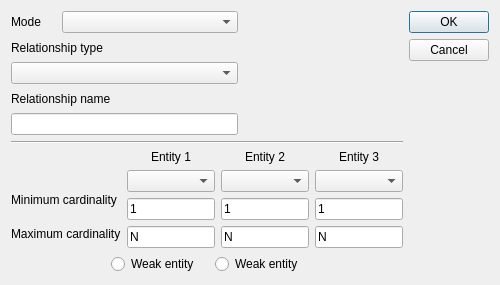
<?xml version="1.0" encoding="UTF-8"?>
<ui version="4.0">
 <class>RelationshipDialog</class>
 <widget class="QDialog" name="RelationshipDialog">
  <property name="geometry">
   <rect>
    <x>0</x>
    <y>0</y>
    <width>500</width>
    <height>285</height>
   </rect>
  </property>
  <property name="minimumSize">
   <size>
    <width>500</width>
    <height>205</height>
   </size>
  </property>
  <property name="maximumSize">
   <size>
    <width>500</width>
    <height>16777215</height>
   </size>
  </property>
  <property name="windowTitle">
   <string>Relationship creation</string>
  </property>
  <layout class="QGridLayout" name="gridLayout">
   <item row="0" column="1">
    <layout class="QHBoxLayout" name="horizontalLayout_4">
     <item>
      <widget class="QLabel" name="label_8">
       <property name="maximumSize">
        <size>
         <width>45</width>
         <height>16777215</height>
        </size>
       </property>
       <property name="text">
        <string>Mode</string>
       </property>
      </widget>
     </item>
     <item>
      <widget class="QComboBox" name="modeComboBox"/>
     </item>
     <item>
      <spacer name="horizontalSpacer_4">
       <property name="orientation">
        <enum>Qt::Horizontal</enum>
       </property>
       <property name="sizeType">
        <enum>QSizePolicy::Fixed</enum>
       </property>
       <property name="sizeHint" stdset="0">
        <size>
         <width>165</width>
         <height>20</height>
        </size>
       </property>
      </spacer>
     </item>
    </layout>
   </item>
   <item row="0" column="2" rowspan="2">
    <widget class="QDialogButtonBox" name="buttonBox">
     <property name="orientation">
      <enum>Qt::Vertical</enum>
     </property>
     <property name="standardButtons">
      <set>QDialogButtonBox::Cancel|QDialogButtonBox::Ok</set>
     </property>
    </widget>
   </item>
   <item row="4" column="1">
    <layout class="QHBoxLayout" name="horizontalLayout">
     <item>
      <layout class="QVBoxLayout" name="verticalLayout_5">
       <item>
        <spacer name="verticalSpacer">
         <property name="orientation">
          <enum>Qt::Vertical</enum>
         </property>
         <property name="sizeType">
          <enum>QSizePolicy::Fixed</enum>
         </property>
         <property name="sizeHint" stdset="0">
          <size>
           <width>20</width>
           <height>35</height>
          </size>
         </property>
        </spacer>
       </item>
       <item>
        <widget class="QLabel" name="label_5">
         <property name="text">
          <string>Minimum cardinality</string>
         </property>
        </widget>
       </item>
       <item>
        <widget class="QLabel" name="label_6">
         <property name="text">
          <string>Maximum cardinality</string>
         </property>
        </widget>
       </item>
      </layout>
     </item>
     <item>
      <layout class="QVBoxLayout" name="e1Layout">
       <item>
        <widget class="QLabel" name="label">
         <property name="text">
          <string>Entity 1</string>
         </property>
         <property name="alignment">
          <set>Qt::AlignCenter</set>
         </property>
        </widget>
       </item>
       <item>
        <widget class="QComboBox" name="e1ComboBox">
         <property name="minimumSize">
          <size>
           <width>70</width>
           <height>0</height>
          </size>
         </property>
        </widget>
       </item>
       <item>
        <widget class="QLineEdit" name="min1LineEdit">
         <property name="text">
          <string>1</string>
         </property>
         <property name="placeholderText">
          <string/>
         </property>
        </widget>
       </item>
       <item>
        <widget class="QLineEdit" name="max1LineEdit">
         <property name="text">
          <string>N</string>
         </property>
         <property name="placeholderText">
          <string>N</string>
         </property>
        </widget>
       </item>
      </layout>
     </item>
     <item>
      <layout class="QVBoxLayout" name="e2Layout">
       <item>
        <widget class="QLabel" name="label_3">
         <property name="text">
          <string>Entity 2</string>
         </property>
         <property name="alignment">
          <set>Qt::AlignCenter</set>
         </property>
        </widget>
       </item>
       <item>
        <widget class="QComboBox" name="e2ComboBox"/>
       </item>
       <item>
        <widget class="QLineEdit" name="min2LineEdit">
         <property name="text">
          <string>1</string>
         </property>
         <property name="placeholderText">
          <string>1</string>
         </property>
        </widget>
       </item>
       <item>
        <widget class="QLineEdit" name="max2LineEdit">
         <property name="text">
          <string>N</string>
         </property>
         <property name="placeholderText">
          <string>N</string>
         </property>
        </widget>
       </item>
      </layout>
     </item>
     <item>
      <layout class="QVBoxLayout" name="e3Layout">
       <item>
        <widget class="QLabel" name="label_4">
         <property name="text">
          <string>Entity 3</string>
         </property>
         <property name="alignment">
          <set>Qt::AlignCenter</set>
         </property>
        </widget>
       </item>
       <item>
        <widget class="QComboBox" name="e3ComboBox"/>
       </item>
       <item>
        <widget class="QLineEdit" name="min3LineEdit">
         <property name="text">
          <string>1</string>
         </property>
         <property name="placeholderText">
          <string>1</string>
         </property>
        </widget>
       </item>
       <item>
        <widget class="QLineEdit" name="max3LineEdit">
         <property name="text">
          <string>N</string>
         </property>
         <property name="placeholderText">
          <string>N</string>
         </property>
        </widget>
       </item>
      </layout>
     </item>
    </layout>
   </item>
   <item row="5" column="1">
    <layout class="QHBoxLayout" name="horizontalLayout_3">
     <item>
      <spacer name="horizontalSpacer">
       <property name="orientation">
        <enum>Qt::Horizontal</enum>
       </property>
       <property name="sizeType">
        <enum>QSizePolicy::Fixed</enum>
       </property>
       <property name="sizeHint" stdset="0">
        <size>
         <width>100</width>
         <height>20</height>
        </size>
       </property>
      </spacer>
     </item>
     <item>
      <widget class="QRadioButton" name="weakRadioButton">
       <property name="text">
        <string>Weak entity </string>
       </property>
      </widget>
     </item>
     <item>
      <widget class="QRadioButton" name="weakRadioButton2">
       <property name="text">
        <string>Weak entity</string>
       </property>
      </widget>
     </item>
     <item>
      <spacer name="horizontalSpacer_3">
       <property name="orientation">
        <enum>Qt::Horizontal</enum>
       </property>
       <property name="sizeType">
        <enum>QSizePolicy::Fixed</enum>
       </property>
       <property name="sizeHint" stdset="0">
        <size>
         <width>90</width>
         <height>20</height>
        </size>
       </property>
      </spacer>
     </item>
    </layout>
   </item>
   <item row="3" column="1">
    <widget class="Line" name="line">
     <property name="orientation">
      <enum>Qt::Horizontal</enum>
     </property>
    </widget>
   </item>
   <item row="1" column="1" rowspan="2">
    <layout class="QHBoxLayout" name="horizontalLayout_2">
     <item>
      <layout class="QVBoxLayout" name="rshipLayout">
       <item>
        <layout class="QVBoxLayout" name="verticalLayout_2">
         <item>
          <widget class="QLabel" name="rtypeLabel">
           <property name="text">
            <string>Relationship type</string>
           </property>
          </widget>
         </item>
         <item>
          <widget class="QComboBox" name="rtypeComboBox"/>
         </item>
        </layout>
       </item>
       <item>
        <layout class="QVBoxLayout" name="verticalLayout">
         <item>
          <widget class="QLabel" name="label_7">
           <property name="text">
            <string>Relationship name</string>
           </property>
          </widget>
         </item>
         <item>
          <widget class="QLineEdit" name="nameLineEdit"/>
         </item>
        </layout>
       </item>
      </layout>
     </item>
     <item>
      <spacer name="horizontalSpacer_2">
       <property name="orientation">
        <enum>Qt::Horizontal</enum>
       </property>
       <property name="sizeType">
        <enum>QSizePolicy::Fixed</enum>
       </property>
       <property name="sizeHint" stdset="0">
        <size>
         <width>165</width>
         <height>20</height>
        </size>
       </property>
      </spacer>
     </item>
    </layout>
   </item>
  </layout>
  <zorder>buttonBox</zorder>
  <zorder>horizontalSpacer_2</zorder>
  <zorder>label_8</zorder>
  <zorder>modeComboBox</zorder>
  <zorder>line</zorder>
 </widget>
 <resources/>
 <connections>
  <connection>
   <sender>buttonBox</sender>
   <signal>accepted()</signal>
   <receiver>RelationshipDialog</receiver>
   <slot>accept()</slot>
   <hints>
    <hint type="sourcelabel">
     <x>248</x>
     <y>254</y>
    </hint>
    <hint type="destinationlabel">
     <x>157</x>
     <y>274</y>
    </hint>
   </hints>
  </connection>
  <connection>
   <sender>buttonBox</sender>
   <signal>rejected()</signal>
   <receiver>RelationshipDialog</receiver>
   <slot>reject()</slot>
   <hints>
    <hint type="sourcelabel">
     <x>316</x>
     <y>260</y>
    </hint>
    <hint type="destinationlabel">
     <x>286</x>
     <y>274</y>
    </hint>
   </hints>
  </connection>
 </connections>
</ui>
